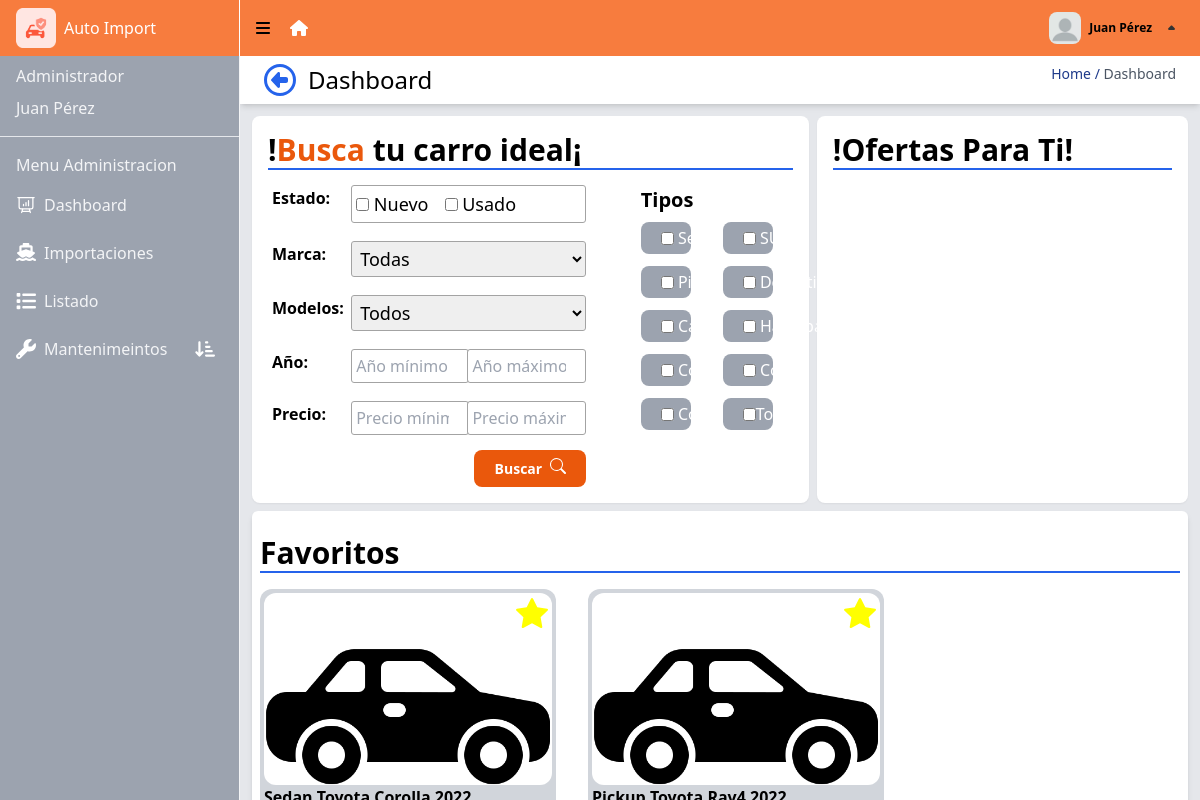
The page /pages/dashboard.php (signed in) on the database its author committed.
### tables this page shows
CREATE TABLE `vehiculo_categoria` (
  `idVehiculo_Categoria` int(11) NOT NULL,
  `nombre_Categoria` varchar(45) NOT NULL
);

CREATE TABLE `favoritos` (
  `idFavorito` int(11) NOT NULL,
  `idUsuario` int(11) DEFAULT NULL,
  `idVehiculo` int(11) DEFAULT NULL
);

### pages/dashboard.php (the view, shortened to what this page needs)
<?php
include '../template/header.php';
$categoria = $mysqli->query("SELECT * FROM `vehiculo_categoria`");
$favoritos = $mysqli->query("select * from favoritos left join vehiculos_venta on favoritos.idVehiculo = vehiculos_venta.idVehiculos_Venta left JOIN vehiculos_modelos on idVehiculos_Modelos = vehiculo_modelo  join vehiculos_marcas on vehiculos_modelos.marca = vehiculos_marcas.idVehiculos_Marca join vehiculo_categoria on vehiculos_venta.vehiculo_Categoria = vehiculo_categoria.idVehiculo_Categoria where idUsuario=".$_SESSION['persona']['idUsuario']);
?>
<main class="h-full  w-full flex flex-col bg-gray-200 dark:bg-gray-800 dark:text-white ">
    <div class=" flex justify-between  bg-white p-2 px-6 shadow-md ">
    <div class="flex gap-3 text-black text-2xl  ">
            <button onclick="window.history.back()" class="hover:scale-110">
            </button>
            <h1 class="text-2xl ">Dashboard</h1>
        </div>
        <span class="text-sm text-blue-900 dark:text-blue-600">Home / <span
                class="text-gray-600 dark:text-gray-400">Dashboard</span></span>
    </div>
    <div class="w-full  p-3   ">
        <div class="flex w-full gap-2  ">
            <form id="cuadro" action="../php/buscar.php" method="post" class="rounded-lg shadow-sm bg-white w-3/5  flex flex-col">
                <span class="block text-3xl font-bold m-4  border-b-2 border-blue-600 relative ">!<span
                        class="text-orange-600">Busca</span> tu carro ideal¡
                </span>
                <div class="flex  gap-14 px-5">
                    <div class="flex flex-col gap-6 max-w-xs">
                        <div class="grid grid-cols-4 gap-2 gap-y-5">
                            <span class="col-span-1 w-fit font-bold">Estado:</span>
                            <div
                                class="col-span-3 flex text-lg  gap-4 outline-1 outline-neutral-400  outline p-1 rounded-sm">
                                <label>
                                    <input type="checkbox" name="condicion[]" value="1"> Nuevo
                                </label>
                                <label>
                                    <input type="checkbox" name="condicion[]" value="0"> Usado
                                </label>
                            </div>
                            <span class="col-span-1 w-fit font-bold">Marca:</span>
                            <div class="col-span-3 flex text-lg  gap-4 ">
                                <select class="w-full outline-1 outline-neutral-400  outline p-1 rounded-sm" id="marca"
                                    onchange="updateModelo()" name="marca" placeholder="Marca">
                                    <option value="" selected>Todas</option>
                                </select>
                            </div>
                            <span class=" font-bold">Modelos:</span>
                            <div class="col-span-3 flex text-lg  gap-4 ">
                                <select class="w-full outline-1 outline-neutral-400  outline p-1 rounded-sm" id="modelo"
                                    name="modelo" placeholder="Modelo">
                                    <option value="" selected>Todos</option>
                                </select>
                            </div>
                            <label class=" font-bold">Año:</label>
                            <div class="flex col-span-3 max-w-full ">
                                <label>
                                    <input class="flex w-full outline-1 outline-neutral-400  outline p-1 rounded-sm"
                                        type="number" name="anio_min" placeholder="Año mínimo">
                                </label>
                                <label>
                                    <input class="flex w-full outline-1 outline-neutral-400 outline p-1 rounded-sm"
                                        type="number" name="anio_max" placeholder="Año máximo">
                                </label>
                            </div>
                            <label class=" font-bold">Precio:</label>
                            <div class="flex col-span-3 max-w-full ">
                                <label>
                                    <input class="flex w-full outline-1 outline-neutral-400  outline p-1 rounded-sm"
                                        type="number" name="precio_min" placeholder="Precio mínimo">
                                </label>
                                <label>
                                    <input class="flex w-full outline-1 outline-neutral-400 outline p-1 rounded-sm"
                                        type="number" name="precio_max" placeholder="Precio máximo">
                                </label>
                            </div>
                        </div>
                    </div>
                    <div class="flex flex-col gap-2">
                        <span class="text-xl font-bold">Tipos</span>
                        <div class="grid grid-cols-2 gap-3 gap-x-8 h-fit  pr-4 text-white">
                            <?php
                            if ($categoria) {
                            if ($categoria->num_rows > 0) {
                                while ($datos = $categoria->fetch_assoc()) {
                        ?>
                            <label class="bg-gray-400 rounded-lg p-1 ps-5 flex items-center h-fit"
                                id="categoria_<?php echo $datos['idVehiculo_Categoria'] ?>">
                                <input type="checkbox" name="tipo[]"
                                    value="<?php echo $datos['idVehiculo_Categoria'] ?>" onchange="cambiarColor(this)">
                                &nbsp;<?php echo $datos['nombre_Categoria'] ?>
                            </label>
                            <?php
                                }
                            }
                            } else {
                            echo "<option>Error executing the query: " . $mysqli->error . "</option>";
                            }
                        ?>
                        <label id="categoria_0"  class="bg-gray-400 rounded-lg p-1 ps-5 flex items-center h-fit">
                                <input id="categoria__0" type="checkbox" value="0"  onchange="cambiarColor_all(this)">
                                Todos
                            </label>
                        </div>
                    </div>
                </div>
                <button type="submit"
                            class="my-4 self-center flex gap-2 justify-center w-28 py-2 bg-orange-600 rounded-lg text-sm leading-normal font-semibold text-white">
                            <span>Buscar</span>
                <img src="../svg/search.svg" alt="">
                </button>
            </form>
            <div id="cuadro" action="../php/buscar.php" method="post" class=" flex flex-col rounded-lg shadow-sm w-2/5 bg-white ">
                <span class="block text-3xl font-bold m-4  border-b-2 border-blue-600 relative ">!Ofertas Para Ti!
                </span>
            </div>
        </div>
        <div class="p-2 shadow-md mt-2 bg-white rounded-md ">
            <span class="block text-3xl font-bold my-4 border-b-2 border-blue-600 ">Favoritos</span>
            <div class="flex overflow-x-scroll gap-8 w-full pb-2">
                <?php
                    if ($favoritos) {
                        if ($favoritos->num_rows > 0) {
                            while ($datos = $favoritos->fetch_assoc()) {
                                $fav = true;
                    ?>
                <a href="./detalle.php?id=<?php echo $datos['idVehiculos_Venta']?>"
                    class="h-fit bg-gray-300 hover:bg-orange-200 rounded-xl p-1 relative">
                    <div class="w-72 h-48 object-fill rounded-xl bg-white overflow-hidden">
                        <img src="../pictures/<?php echo is_file("../pictures/carro_" . $datos['idVehiculos_Venta']) ? "carro_" . $datos['idVehiculos_Venta'] : "default.jpg" ?> "
                            alt="">
                    </div>
                    <p class="font-bold text-black">
                    </p>
                    <div id="fav"
                        onclick="handleFavoriteClick(event, <?= $datos['idVehiculos_Venta'] ?>, <?= $_SESSION['persona']['idUsuario'] ?>)"
                        class="absolute right-2 top-2  w-8 ">
                        <img class="h-full w-full" src="../svg/<?= $fav ? "favorito" : "nfavorito" ?>.svg" alt="">
                    </div>
                </a>
                <?php
                            }
                        } else {
                            echo "<div class='w-full  text-center'>
                                    <span class='text-xl font-semibold'>No hay vehiculos en favoritos.</span>
                                </div>";
                        }
                    } else {
                        echo "<tr><td colspan='5'>Error executing the query: " . $mysqli->error . "</td></tr>";
                    }
                    ?>
            </div>
        </div>
    </div>
</main>
<?php include '../template/footer.php' ?>

### rows shown on the page
vehiculo_categoria: nombre_Categoria "Sedan"
vehiculo_categoria: nombre_Categoria "SUV"
vehiculo_categoria: nombre_Categoria "Pickup"
vehiculo_categoria: nombre_Categoria "Deportivo"
vehiculo_categoria: nombre_Categoria "Camioneta"
vehiculo_categoria: nombre_Categoria "Hatchback"
vehiculo_categoria: nombre_Categoria "Convertible"
vehiculo_categoria: nombre_Categoria "Coupé"
vehiculo_categoria: nombre_Categoria "Compacto"

### other values the page prints
$nombre "Juan"
$apellido "Pérez"
